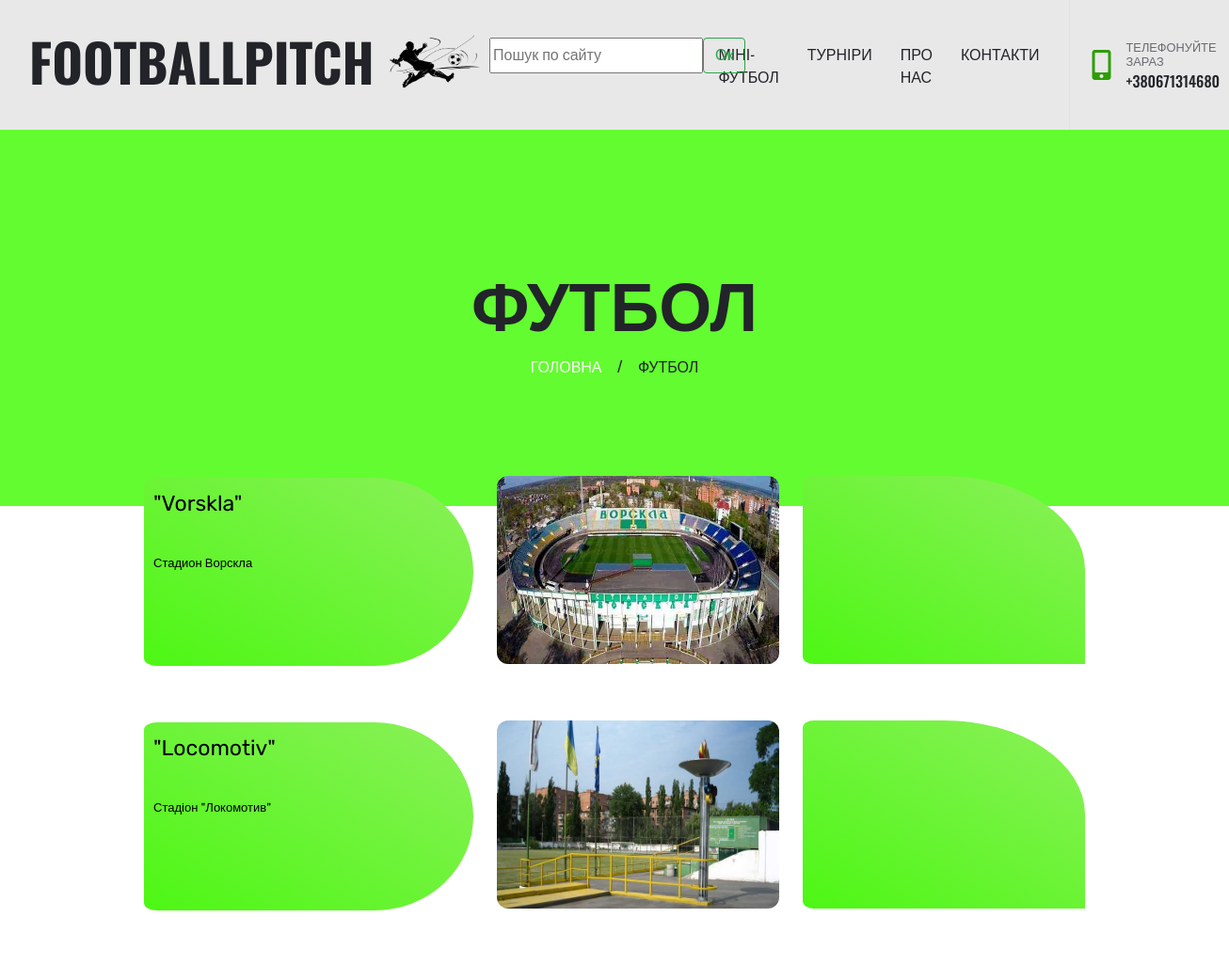
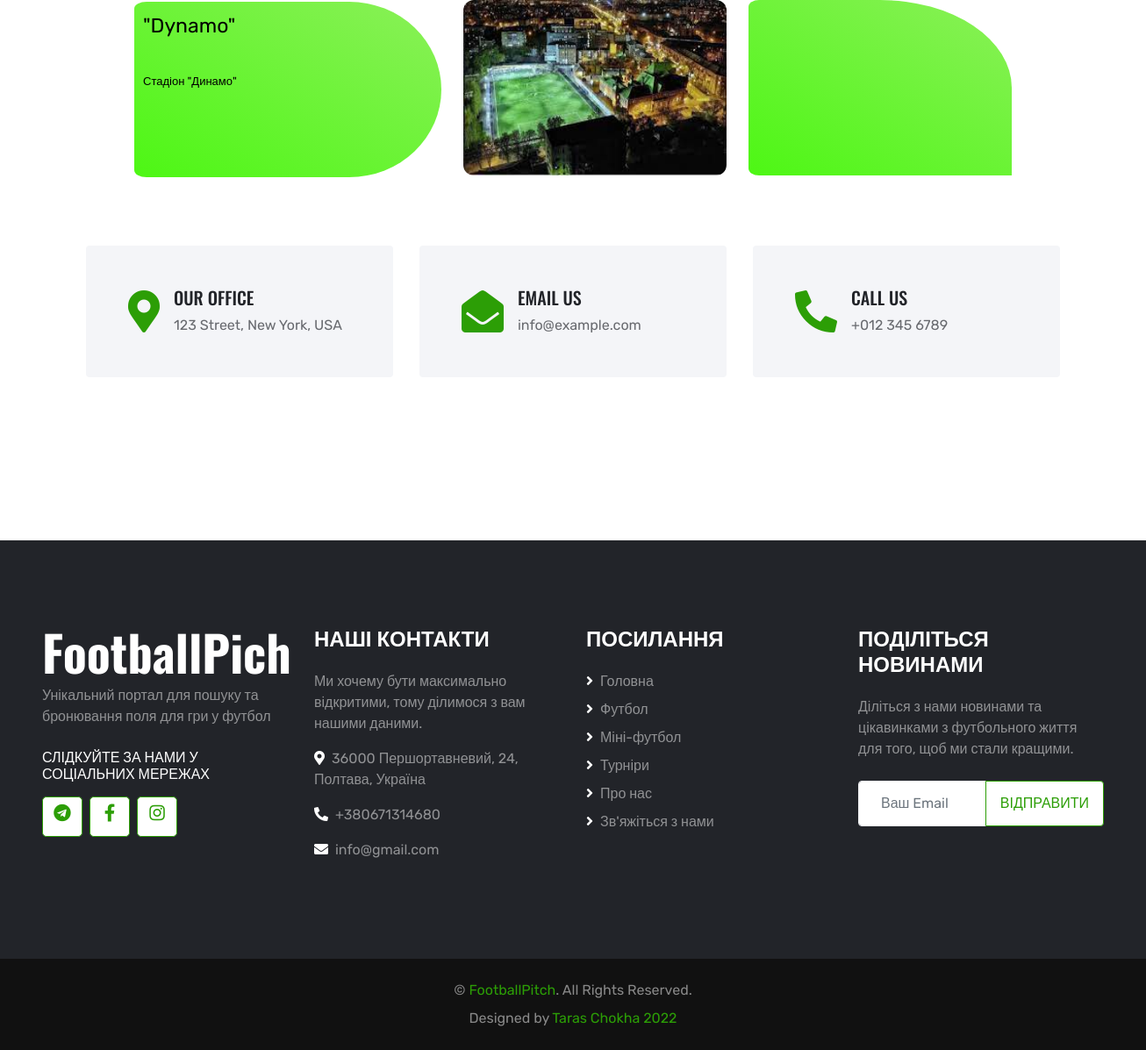
Page /football/ on the committed database (2 pictures, top to bottom).
### footobj/models.py (models this page shows, shortened)
class Football(models.Model):
    title = models.CharField(verbose_name='Заголовок', max_length=128, null=True, blank=True)
    description = models.CharField(verbose_name='Описание',max_length=1000, null=True, blank=True)
    image = models.ImageField(upload_to='football')
    url = models.URLField(max_length=1130, unique=True,default = '')
    class Meta:
        verbose_name = 'Футбол'
        verbose_name_plural = 'Футбол'

### footobj/views.py (the view)
# urls.py: path('football/', football_list, name='football'),
def football_list(request):
    football = Football.objects.all()
    return render(request, 'footobj/football_list.html', {'football': football})

### templates/footobj/football_list.html (shortened to what this page needs)
{% load static %}
{% load bootstrap4 %}
{% bootstrap_css %}
<!DOCTYPE html>
<html lang="en">
<head>
    <link href="https://cdnjs.cloudflare.com/ajax/libs/font-awesome/5.15.0/css/all.min.css" rel="stylesheet">
    <link href="../../static/js/lib/owlcarousel/assets/owl.carousel.min.css" rel="stylesheet">
    <link href="../../static/js/lib/lightbox/css/lightbox.min.css" rel="stylesheet">
    <link href="../../static/css/style.css" rel="stylesheet">
</head>
    <div class="container-fluid bg-white position-relative">
        <nav class="navbar navbar-expand-lg bg-white navbar-light py-3 py-lg-0">
            <a href="../base.html" class="navbar-brand text-secondary">
                <h1 class="display-4 text-uppercase">FootballPitch
                    <img class="logo" src="../../media/img/logo.png" alt="">
                </h1>
            </a>
            <div class="collapse navbar-collapse" id="navbarCollapse">
                <div class="navbar-nav ml-auto py-0 pr-3 border-right">
                    <a href="{{ '/' }}" class="nav-item nav-link">Головна</a>
                    <a href="{% url 'footobj:football' %}" class="nav-item nav-link active">Футбол</a>
                    <a href="{% url 'footobj:miny_football' %}" class="nav-item nav-link">Міні-футбол</a>
                    <a href="../tur.html" class="nav-item nav-link">Турніри</a>
                    <a href="../service.html" class="nav-item nav-link">Про нас</a>
                    <a href="../contact.html" class="nav-item nav-link">Контакти</a>
                </div>
                <div class="d-none d-lg-flex align-items-center pl-4">
                    <i class="fa fa-2x fa-mobile-alt text-primary mr-3"></i>
                    <div>
                        <h6 class="text-body text-uppercase mb-1"><small>Телефонуйте зараз</small></h6>
                        <h6 class="m-0">+380671314680</h6>
                    </div>
                </div>
            </div>
        </nav>
    </div>
    <div class="page-header container-fluid bg-primary d-flex flex-column align-items-center justify-content-center">
        <h1 class="display-3 text-uppercase mb-3">Футбол</h1>
        <div class="d-inline-flex text-white">
            <h6 class="text-uppercase m-0"><a class="text-white" href="">Головна</a></h6>
            <h6 class="m-0 px-3">/</h6>
            <h6 class="text-uppercase m-0">Футбол</h6>
        </div>
    </div>
      <div class="search">  <form action="{% url 'footobj:search' %}" method="get" class="d-flex">
                                        <input class="form-contr" type="text" name="query" width="60"
                                               placeholder="Пошук по сайту" aria-label="Search">
                                        <button name="Поиск" class="btn btn-outline-success" type="submit">Ок</button>
                                    </form></div>
    <div class="whitebox" style="margin-top: -150px;">
       {% for foot in football %}
            <div class="pitch">
            <a href="{% url 'footobj:football_detail' foot.id %}" class="pitchinfo">
                 <p href="{% url 'footobj:football_detail' foot.id %}" class="pitchdesc1">
                    {{ foot.title }}
                 </p>
                 <p class="pitchdesc2">
                   {{  foot.description }}
                 </p>
            </a>
            <div >
                <img class="pitchimg" src="{{ foot.image.url }}">
            </div>
            <div>
                <iframe class="pitchmap" src="{{ foot.url }}" width="600" height="450" style="border:0;" allowfullscreen="" loading="lazy"></iframe>
            </div>
        </div>
        {% endfor %}
    </div>
    <div class="container-fluid py-5">
        <div class="container pb-3">
            <div class="row">
                <div class="col-lg-4 mb-2">
                    <div class="d-flex align-items-center bg-light rounded mb-4 px-5" style="height: 150px;">
                        <i class="fa fa-3x fa-map-marker-alt text-primary mr-3"></i>
                        <div class="d-flex flex-column">
                            <h5 class="text-uppercase">Our Office</h5>
                            <p class="m-0">123 Street, New York, USA</p>
                        </div>
                    </div>
                </div>
                <div class="col-lg-4 mb-2">
                    <div class="d-flex align-items-center bg-light rounded mb-4 px-5" style="height: 150px;">
                        <i class="fa fa-3x fa-envelope-open text-primary mr-3"></i>
                        <div class="d-flex flex-column">
                            <h5 class="text-uppercase">Email Us</h5>
                            <p class="m-0">info@example.com</p>
                        </div>
                    </div>
                </div>
                <div class="col-lg-4 mb-2">
                    <div class="d-flex align-items-center bg-light rounded mb-4 px-5" style="height: 150px;">
                        <i class="fas fa-3x fa-phone-alt text-primary mr-3"></i>
                        <div class="d-flex flex-column">
                            <h5 class="text-uppercase">Call Us</h5>
                            <p class="m-0">+012 345 6789</p>
                        </div>
                    </div>
                </div>
            </div>
        </div>
    </div>
    <div class="container-fluid bg-dark text-white-50 py-5 px-sm-3 px-md-5" style="margin-top: 90px;">
        <div class="row pt-5">
            <div class="col-lg-3 col-md-6 mb-5">
                <a href="../base.html" class="navbar-brand">
                    <h1 class="m-0 mt-n2 text-white display-4">FootballPich</h1>
                </a>
                <p>Унікальний портал для пошуку та бронювання поля для гри у футбол</p>
                <h6 class="text-uppercase text-white py-2">Слідкуйте за нами у соціальних мережах</h6>
                <div class="d-flex justify-content-start">
                    <a class="btn btn-lg btn-primary btn-lg-square mr-2" href="@Y0ur_Fantasy"><i class="fab fa-telegram"></i></a>
                    <a class="btn btn-lg btn-primary btn-lg-square mr-2" href="https://www.facebook.com/profile.php?id=100010971522098"><i class="fab fa-facebook-f"></i></a>
                    <a class="btn btn-lg btn-primary btn-lg-square" href="https://instagram.com/taras_chokha0_0?igshid=YmMyMTA2M2Y="><i class="fab fa-instagram"></i></a>
                </div>
            </div>
            <div class="col-lg-3 col-md-6 mb-5">
                <h4 class="text-uppercase text-white mb-4">Наші контакти</h4>
                <p>Ми хочему бути максимально відкритими, тому ділимося з вам нашими даними.</p>
                <p><i class="fa fa-map-marker-alt text-white mr-2"></i>36000 Першортавневий, 24, Полтава, Україна</p>
                <p><i class="fa fa-phone-alt text-white mr-2"></i>+380671314680</p>
                <p><i class="fa fa-envelope text-white mr-2"></i>info@gmail.com</p>
            </div>
            <div class="col-lg-3 col-md-6 mb-5">
                <h4 class="text-uppercase text-white mb-4">Посилання</h4>
                <div class="d-flex flex-column justify-content-start">
                    <a class="text-white-50 mb-2" href="../base.html"><i class="fa fa-angle-right text-white mr-2"></i>Головна</a>
                    <a class="text-white-50 mb-2" href="football_list.html"><i class="fa fa-angle-right text-white mr-2"></i>Футбол</a>
                    <a class="text-white-50 mb-2" href="minyfootball_list.html"><i class="fa fa-angle-right text-white mr-2"></i>Міні-футбол</a>
                    <a class="text-white-50 mb-2" href="../tur.html"><i class="fa fa-angle-right text-white mr-2"></i>Турніри</a>
                    <a class="text-white-50 mb-2" href="../service.html"><i class="fa fa-angle-right text-white mr-2"></i>Про нас</a>
                    <a class="text-white-50" href="../contact.html"><i class="fa fa-angle-right text-white mr-2"></i>Зв'яжіться з нами</a>
                </div>
            </div>
            <div class="col-lg-3 col-md-6 mb-5">
                <h4 class="text-uppercase text-white mb-4">Поділіться новинами</h4>
                <p class="mb-4">Діліться з нами новинами та цікавинками з футбольного життя для того, щоб ми стали кращими.</p>
                <div class="w-100 mb-3">
                    <div class="input-group">
                        <input type="text" class="form-control border-light" style="padding: 25px;" placeholder="Ваш Email">
                        <div class="input-group-append">
                            <button class="btn btn-primary text-uppercase px-3">Відправити</button>
                        </div>
                    </div>
                </div>
            </div>
        </div>
    </div>
    <div class="container-fluid py-4 px-sm-3 px-md-5" style="background: #111111;">
        <p class="mb-2 text-center text-white-50">&copy; <a href="#">FootballPitch</a>. All Rights Reserved.</p>
        <p class="m-0 text-center text-white-50">Designed by <a href="https://htmlcodex.com">Taras Chokha 2022</a></p>
    </div>
</body>
</html>

### rows in the picture
Football: title "\"Vorskla\"", description "Стадион Ворскла", image (picture)
Football: title "\"Locomotiv\"", description "Стадіон \"Локомотив\"", image (picture)
Football: title "\"Dynamo\"", description "Стадіон \"Динамо\"", image (picture)
